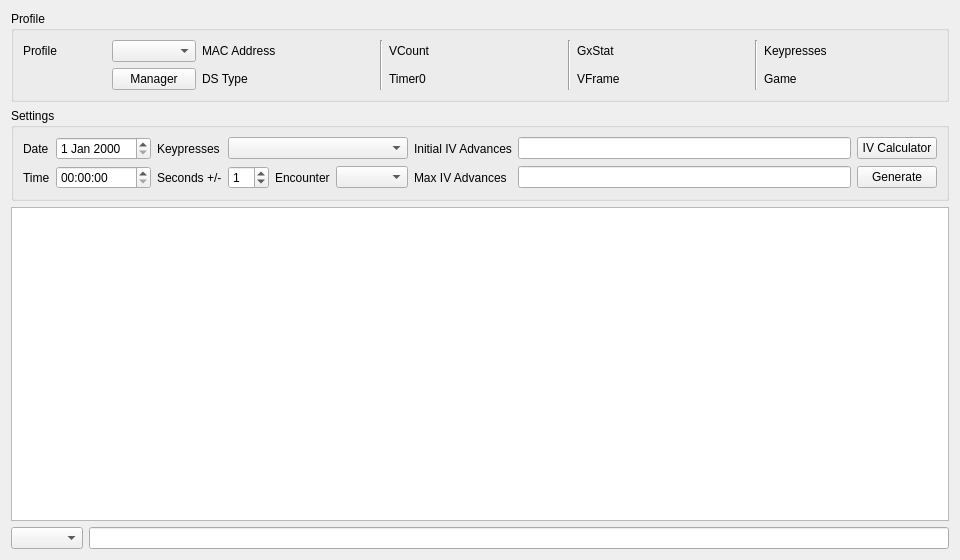
<?xml version="1.0" encoding="UTF-8"?>
<ui version="4.0">
 <class>AdjacentSeedTool</class>
 <widget class="QWidget" name="AdjacentSeedTool">
  <property name="geometry">
   <rect>
    <x>0</x>
    <y>0</y>
    <width>960</width>
    <height>560</height>
   </rect>
  </property>
  <property name="windowTitle">
   <string>Adjacent Seed Tool</string>
  </property>
  <layout class="QVBoxLayout" name="verticalLayout">
   <item>
    <widget class="QGroupBox" name="groupBoxProfile">
     <property name="title">
      <string>Profile</string>
     </property>
     <layout class="QGridLayout" name="gridLayoutProfile">
      <item row="0" column="0">
       <widget class="QLabel" name="labelProfile">
        <property name="text">
         <string>Profile</string>
        </property>
       </widget>
      </item>
      <item row="0" column="1">
       <widget class="QComboBox" name="comboBoxProfiles"/>
      </item>
      <item row="1" column="1">
       <widget class="QPushButton" name="pushButtonProfileManager">
        <property name="text">
         <string>Manager</string>
        </property>
       </widget>
      </item>
      <item row="0" column="2">
       <widget class="QLabel" name="labelProfileMACAddress">
        <property name="text">
         <string>MAC Address</string>
        </property>
       </widget>
      </item>
      <item row="0" column="3">
       <widget class="QLabel" name="labelProfileMACAddressValue"/>
      </item>
      <item row="1" column="2">
       <widget class="QLabel" name="labelProfileDSType">
        <property name="text">
         <string>DS Type</string>
        </property>
       </widget>
      </item>
      <item row="1" column="3">
       <widget class="QLabel" name="labelProfileDSTypeValue"/>
      </item>
      <item row="0" column="4" rowspan="2">
       <widget class="Line" name="lineProfile1">
        <property name="orientation">
         <enum>Qt::Orientation::Vertical</enum>
        </property>
       </widget>
      </item>
      <item row="0" column="5">
       <widget class="QLabel" name="labelProfileVCount">
        <property name="text">
         <string>VCount</string>
        </property>
       </widget>
      </item>
      <item row="0" column="6">
       <widget class="QLabel" name="labelProfileVCountValue"/>
      </item>
      <item row="1" column="5">
       <widget class="QLabel" name="labelProfileTimer0">
        <property name="text">
         <string>Timer0</string>
        </property>
       </widget>
      </item>
      <item row="1" column="6">
       <widget class="QLabel" name="labelProfileTimer0Value"/>
      </item>
      <item row="0" column="7" rowspan="2">
       <widget class="Line" name="lineProfile2">
        <property name="orientation">
         <enum>Qt::Orientation::Vertical</enum>
        </property>
       </widget>
      </item>
      <item row="0" column="8">
       <widget class="QLabel" name="labelProfileGxStat">
        <property name="text">
         <string>GxStat</string>
        </property>
       </widget>
      </item>
      <item row="0" column="9">
       <widget class="QLabel" name="labelProfileGxStatValue"/>
      </item>
      <item row="1" column="8">
       <widget class="QLabel" name="labelProfileVFrame">
        <property name="text">
         <string>VFrame</string>
        </property>
       </widget>
      </item>
      <item row="1" column="9">
       <widget class="QLabel" name="labelProfileVFrameValue"/>
      </item>
      <item row="0" column="10" rowspan="2">
       <widget class="Line" name="lineProfile3">
        <property name="orientation">
         <enum>Qt::Orientation::Vertical</enum>
        </property>
       </widget>
      </item>
      <item row="0" column="11">
       <widget class="QLabel" name="labelProfileKeypresses">
        <property name="text">
         <string>Keypresses</string>
        </property>
       </widget>
      </item>
      <item row="0" column="12">
       <widget class="QLabel" name="labelProfileKeypressesValue"/>
      </item>
      <item row="1" column="11">
       <widget class="QLabel" name="labelProfileGame">
        <property name="text">
         <string>Game</string>
        </property>
       </widget>
      </item>
      <item row="1" column="12">
       <widget class="QLabel" name="labelProfileGameValue"/>
      </item>
     </layout>
    </widget>
   </item>
   <item>
    <widget class="QGroupBox" name="groupBoxSettings">
     <property name="title">
      <string>Settings</string>
     </property>
     <layout class="QGridLayout" name="gridLayoutSettings">
      <item row="0" column="0">
       <widget class="QLabel" name="labelDate">
        <property name="text">
         <string>Date</string>
        </property>
       </widget>
      </item>
      <item row="0" column="1">
       <widget class="DateEdit" name="dateEdit"/>
      </item>
      <item row="1" column="0">
       <widget class="QLabel" name="labelTime">
        <property name="text">
         <string>Time</string>
        </property>
       </widget>
      </item>
      <item row="1" column="1">
       <widget class="QTimeEdit" name="timeEdit"/>
      </item>
      <item row="0" column="2">
       <widget class="QLabel" name="labelKeypresses">
        <property name="text">
         <string>Keypresses</string>
        </property>
       </widget>
      </item>
      <item row="0" column="3" colspan="3">
       <widget class="QComboBox" name="comboBoxKeypresses"/>
      </item>
      <item row="0" column="6">
       <widget class="QLabel" name="labelMinIVAdvance">
        <property name="text">
         <string>Initial IV Advances</string>
        </property>
       </widget>
      </item>
      <item row="0" column="7">
       <widget class="TextBox" name="textBoxMinIVAdvance"/>
      </item>
      <item row="0" column="8">
       <widget class="QPushButton" name="pushButtonIVCalculator">
        <property name="text">
         <string>IV Calculator</string>
        </property>
       </widget>
      </item>
      <item row="1" column="2">
       <widget class="QLabel" name="labelSeconds">
        <property name="text">
         <string>Seconds +/-</string>
        </property>
       </widget>
      </item>
      <item row="1" column="3">
       <widget class="QSpinBox" name="spinBoxSeconds">
        <property name="minimum">
         <number>0</number>
        </property>
        <property name="maximum">
         <number>99</number>
        </property>
        <property name="value">
         <number>1</number>
        </property>
       </widget>
      </item>
      <item row="1" column="4">
       <widget class="QLabel" name="labelMethod">
        <property name="text">
         <string>Encounter</string>
        </property>
       </widget>
      </item>
      <item row="1" column="5">
       <widget class="QComboBox" name="comboBoxMethod"/>
      </item>
      <item row="1" column="6">
       <widget class="QLabel" name="labelMaxIVAdvance">
        <property name="text">
         <string>Max IV Advances</string>
        </property>
       </widget>
      </item>
      <item row="1" column="7">
       <widget class="TextBox" name="textBoxMaxIVAdvance"/>
      </item>
      <item row="1" column="8">
       <widget class="QPushButton" name="pushButtonGenerate">
        <property name="text">
         <string>Generate</string>
        </property>
       </widget>
      </item>
     </layout>
    </widget>
   </item>
   <item>
    <widget class="TableView" name="tableView"/>
   </item>
   <item>
    <widget class="QWidget" name="widgetPreview" native="true">
     <layout class="QHBoxLayout" name="horizontalLayoutPreview">
      <property name="leftMargin">
       <number>0</number>
      </property>
      <property name="topMargin">
       <number>0</number>
      </property>
      <property name="rightMargin">
       <number>0</number>
      </property>
      <property name="bottomMargin">
       <number>0</number>
      </property>
      <item>
       <widget class="QComboBox" name="comboBoxPreviewMode"/>
      </item>
      <item>
       <widget class="QLineEdit" name="lineEditPreview">
        <property name="readOnly">
         <bool>true</bool>
        </property>
       </widget>
      </item>
     </layout>
    </widget>
   </item>
  </layout>
 </widget>
 <customwidgets>
  <customwidget>
   <class>DateEdit</class>
   <extends>QDateEdit</extends>
   <header>Form/Controls/DateEdit.hpp</header>
  </customwidget>
  <customwidget>
   <class>TextBox</class>
   <extends>QLineEdit</extends>
   <header>Form/Controls/TextBox.hpp</header>
  </customwidget>
  <customwidget>
   <class>TableView</class>
   <extends>QTableView</extends>
   <header>Form/Controls/TableView.hpp</header>
  </customwidget>
 </customwidgets>
 <resources/>
 <connections/>
</ui>
